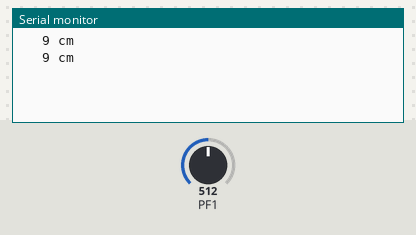
The program below on a simulated ATmega128, built with avr-gcc and emulated at 16 MHz. Shown: the last lines printed to the serial monitor. The inputs (shaded band) are chosen by the test bench; at power-on: PF1 = 512.

Above: at 1.8 s.
1.9 s: PF1 set to 543
At 2.8 s:
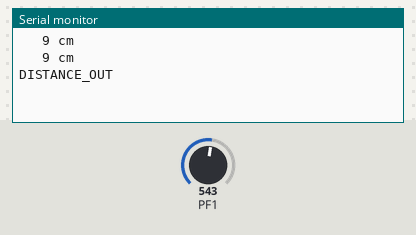
4.5 s: PF1 set to 306
At 5.9 s:
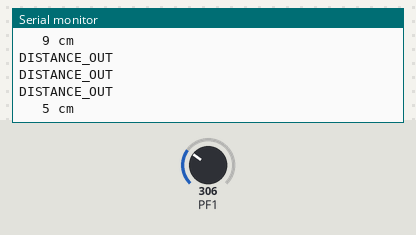

Measured:
- after the input at 1.9 s, the serial monitor: prints a new line after 0.11 s (image 1)
- after the input at 4.5 s, the serial monitor: prints a new line after 0.55 s (image 2)

The program:

main.c
```c
#ifndef F_CPU
#define F_CPU 16000000UL
#endif

#include <avr/io.h>
#include <util/delay.h>
#include <stdio.h>


#define ADC_NEAR   1     // 가장 가까이 댔을 때 ADC 값
#define ADC_FAR    532   // 유효 최대 거리에서 ADC 값

#define DISTANCE_AT_NEAR_CM  0   // ADC_NEAR일 때 실제 거리(cm)
#define DISTANCE_AT_FAR_CM   10   // ADC_FAR일 때 실제 거리(cm)

#define SENSOR_ERROR_MIN   2     // 예외 처리의 경계선
#define SENSOR_ERROR_MAX   533  // 예외 처리의 경계선

#define MEASURE_PERIOD 1000//측정 주기 = 1


void UART0_Init(void) //ATmega128과 pc와 시리얼 통신이 잘 되도록 하는 함수
{
	UBRR0H = 0;
	UBRR0L = 103; //속도를 9600으로 설정시키기 위한 식에서의 숫자

	UCSR0C = (1 << UCSZ01) | (1 << UCSZ00); //8비트로 지정& 비동기 방식 사용
	UCSR0B = (1 << TXEN0) | (1 << RXEN0);   //송신, 수신 기능 활성화
}

void Putch(unsigned char data) //한 글자를 송신하는 함수
{
	while (!(UCSR0A & (1 << UDRE0))); //송신버퍼가 비어있을 때(1)까지 대기
	UDR0 = data;                      //UDR0로 data 송신
}

void Put(char *str) //송신된 글자를 문자열만큼 출력하는 함수
{
	while (*str != '\0') //문자열이 NULL이 아닐때만 반복
	{
		Putch(*str); //한 글자를 송신하는 함수에 배열의 원소를 하나씩 집어 넣음
		str++;       //배열 원소 주소 증가
	}
}

unsigned char Getch(void) //한 글자를 수신하는 함수
{
	while (!(UCSR0A & (1 << RXC0))); //수신할 데이터가 있을 때(1)까지 대기
	return UDR0;                     //수신한 글자를 반환
}

void ADC_init(void)
{
	ADMUX = (1 << REFS0); // AVCC 기준전압. (0V~5V까지-->0~1023)
	ADCSRA = (1 << ADEN) | (1 << ADPS2) | (1 << ADPS1) | (1 << ADPS0);
	//ADCSRA: ADC제어, 상태 레지스터.
	//ADEN=1: ADC회로를 켜기
	//ADPS2~0=1: 너무 빠르지 않게 분주비를 128로 설정
}

uint16_t ADC_read(uint8_t channel) //16비트에 저장하여서, 8비트가 다 저장될 수 있도록.  ADC를 읽는 함수
{
	ADMUX = (ADMUX & 0xE0) | (channel & 0x1F);//레지스터의 하위 5비트(0001 1111)이 채널의 번호.  (1110 0000)과 &로 연결시켜서 0000 0000로 만들고 새 채널 입력받기
	ADCSRA |= (1 << ADSC);//변환 시작
	while (ADCSRA & (1 << ADSC));//ADSC가 0(변환 끝)이 될때까지 반복
	return ADC;//변환된 값을 ADC에 저장
}


int16_t ADC_to_distance_cm(uint16_t adc_val)//ADC를 CM로 환산하기
{
	if (adc_val < ADC_NEAR) adc_val = ADC_NEAR;
	if (adc_val > ADC_FAR)  adc_val = ADC_FAR;

	int32_t between_adc  = ADC_FAR - ADC_NEAR;//ADC의 범위
	int32_t between_dist = DISTANCE_AT_FAR_CM - DISTANCE_AT_NEAR_CM;//실제로 측정되는 거리 범위

	int32_t distance = DISTANCE_AT_NEAR_CM
	+ (int32_t)(adc_val - ADC_NEAR) * between_dist / between_adc;//ADC값을 실제로 측정되는 거리 값으로 치환하기. 치환하게되는 과정에서 값이 너무 커지므로 임시로 32비트로 설정

	return (int8_t)distance;//실제 거리 자체는 값이 크지 않기(약 10cm) 때문에 8비트로 돌아옴
}

int main(void)
{
	char buf[32];//문자열을 시리얼로 보내기 위해

	UART0_Init();//pc와 시리얼 통신의 원활한 수,송신을 위한 함수 호출
	ADC_init();//ADC 시작하기 위한 함수

	while (1)
	{
		uint16_t adc_raw = ADC_read(1); // PF1 = ADC1

		if (adc_raw <= SENSOR_ERROR_MIN || adc_raw >= SENSOR_ERROR_MAX)
		{
			Put("DISTANCE_OUT\n"); // 비정상 센서 데이터 예외처리: 거리 계산 대신 에러 메시지 출력
		}
		else
		{
			int8_t distance_cm = ADC_to_distance_cm(adc_raw);

			sprintf(buf, "%4d cm\n", distance_cm);
			Put(buf);
		}

		_delay_ms(MEASURE_PERIOD);
	}

	return 0;
}
```
